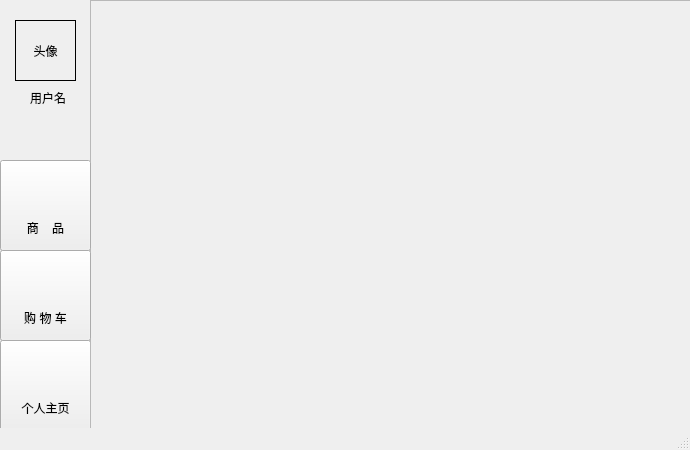
<?xml version="1.0" encoding="UTF-8"?>
<ui version="4.0">
 <class>MainWindow</class>
 <widget class="QMainWindow" name="MainWindow">
  <property name="geometry">
   <rect>
    <x>0</x>
    <y>0</y>
    <width>690</width>
    <height>450</height>
   </rect>
  </property>
  <property name="windowTitle">
   <string>MainWindow</string>
  </property>
  <widget class="QWidget" name="centralwidget">
   <widget class="QPushButton" name="pushButton_3">
    <property name="geometry">
     <rect>
      <x>0</x>
      <y>340</y>
      <width>91</width>
      <height>91</height>
     </rect>
    </property>
    <property name="cursor">
     <cursorShape>PointingHandCursor</cursorShape>
    </property>
    <property name="text">
     <string/>
    </property>
    <property name="iconSize">
     <size>
      <width>89</width>
      <height>89</height>
     </size>
    </property>
   </widget>
   <widget class="QScrollArea" name="scrollArea">
    <property name="geometry">
     <rect>
      <x>90</x>
      <y>0</y>
      <width>601</width>
      <height>431</height>
     </rect>
    </property>
    <property name="widgetResizable">
     <bool>true</bool>
    </property>
    <widget class="QWidget" name="scrollAreaWidgetContents">
     <property name="geometry">
      <rect>
       <x>0</x>
       <y>0</y>
       <width>599</width>
       <height>429</height>
      </rect>
     </property>
    </widget>
   </widget>
   <widget class="QLabel" name="label_2">
    <property name="geometry">
     <rect>
      <x>30</x>
      <y>90</y>
      <width>41</width>
      <height>16</height>
     </rect>
    </property>
    <property name="text">
     <string>用户名</string>
    </property>
   </widget>
   <widget class="QPushButton" name="pushButton">
    <property name="geometry">
     <rect>
      <x>0</x>
      <y>160</y>
      <width>91</width>
      <height>91</height>
     </rect>
    </property>
    <property name="cursor">
     <cursorShape>PointingHandCursor</cursorShape>
    </property>
    <property name="styleSheet">
     <string notr="true">border-color: rgb(255, 196, 19);</string>
    </property>
    <property name="text">
     <string/>
    </property>
    <property name="iconSize">
     <size>
      <width>89</width>
      <height>89</height>
     </size>
    </property>
   </widget>
   <widget class="QLabel" name="label_usr_txt">
    <property name="geometry">
     <rect>
      <x>20</x>
      <y>400</y>
      <width>51</width>
      <height>16</height>
     </rect>
    </property>
    <property name="text">
     <string>个人主页</string>
    </property>
    <property name="alignment">
     <set>Qt::AlignCenter</set>
    </property>
   </widget>
   <widget class="QPushButton" name="pushButton_2">
    <property name="geometry">
     <rect>
      <x>0</x>
      <y>250</y>
      <width>91</width>
      <height>91</height>
     </rect>
    </property>
    <property name="cursor">
     <cursorShape>PointingHandCursor</cursorShape>
    </property>
    <property name="text">
     <string/>
    </property>
    <property name="iconSize">
     <size>
      <width>89</width>
      <height>89</height>
     </size>
    </property>
   </widget>
   <widget class="QLabel" name="label_goods_txt">
    <property name="geometry">
     <rect>
      <x>20</x>
      <y>220</y>
      <width>51</width>
      <height>16</height>
     </rect>
    </property>
    <property name="text">
     <string>商    品</string>
    </property>
    <property name="alignment">
     <set>Qt::AlignCenter</set>
    </property>
   </widget>
   <widget class="QLabel" name="label_trolley_txt">
    <property name="geometry">
     <rect>
      <x>20</x>
      <y>310</y>
      <width>51</width>
      <height>16</height>
     </rect>
    </property>
    <property name="text">
     <string>购 物 车</string>
    </property>
    <property name="alignment">
     <set>Qt::AlignCenter</set>
    </property>
   </widget>
   <widget class="QLabel" name="label_head">
    <property name="geometry">
     <rect>
      <x>15</x>
      <y>20</y>
      <width>61</width>
      <height>61</height>
     </rect>
    </property>
    <property name="styleSheet">
     <string notr="true">border-color: rgb(0, 0, 0);</string>
    </property>
    <property name="frameShape">
     <enum>QFrame::Panel</enum>
    </property>
    <property name="text">
     <string>头像</string>
    </property>
    <property name="alignment">
     <set>Qt::AlignCenter</set>
    </property>
   </widget>
  </widget>
  <widget class="QMenuBar" name="menubar">
   <property name="geometry">
    <rect>
     <x>0</x>
     <y>0</y>
     <width>690</width>
     <height>21</height>
    </rect>
   </property>
  </widget>
  <widget class="QStatusBar" name="statusbar"/>
 </widget>
 <resources/>
 <connections/>
</ui>
